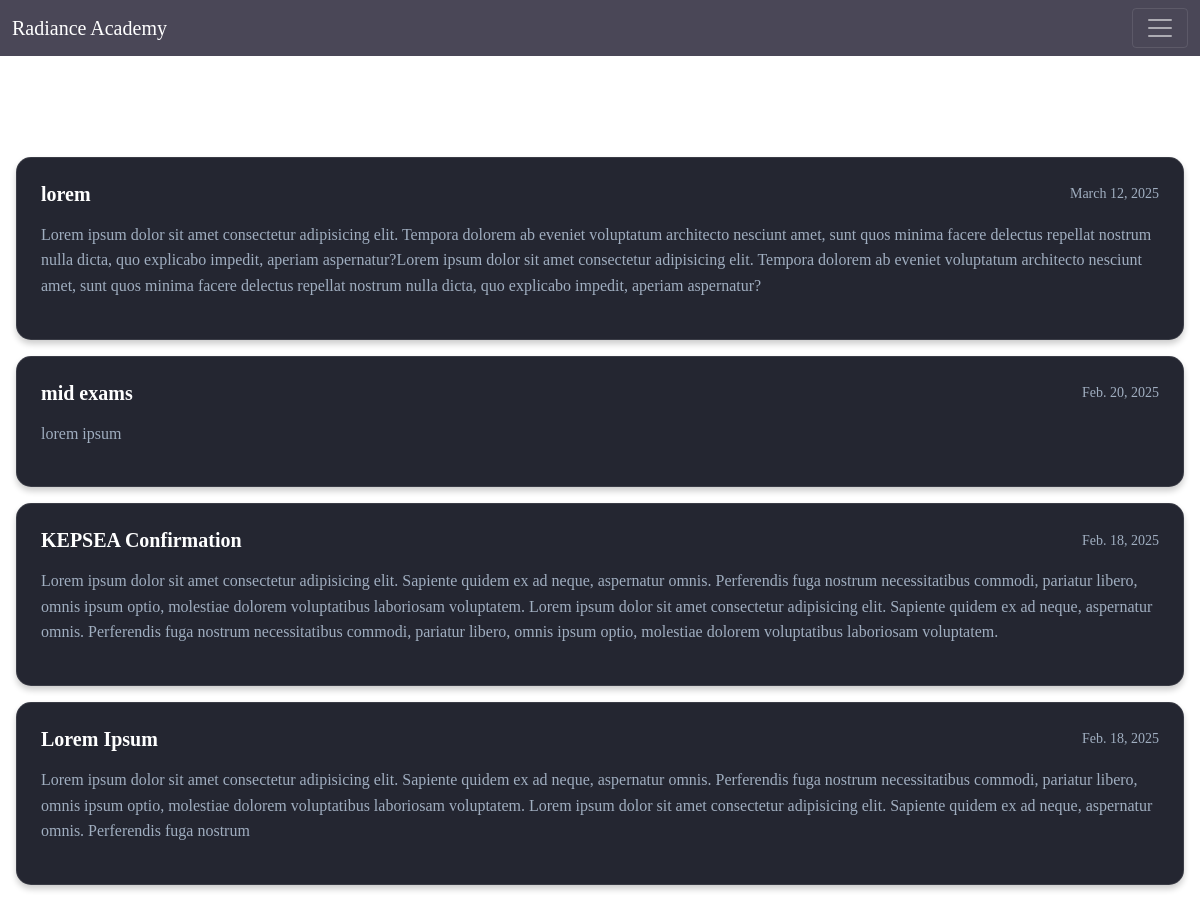
/Supervisor/Notices/ (signed in), run on an earlier commit of the app's database.
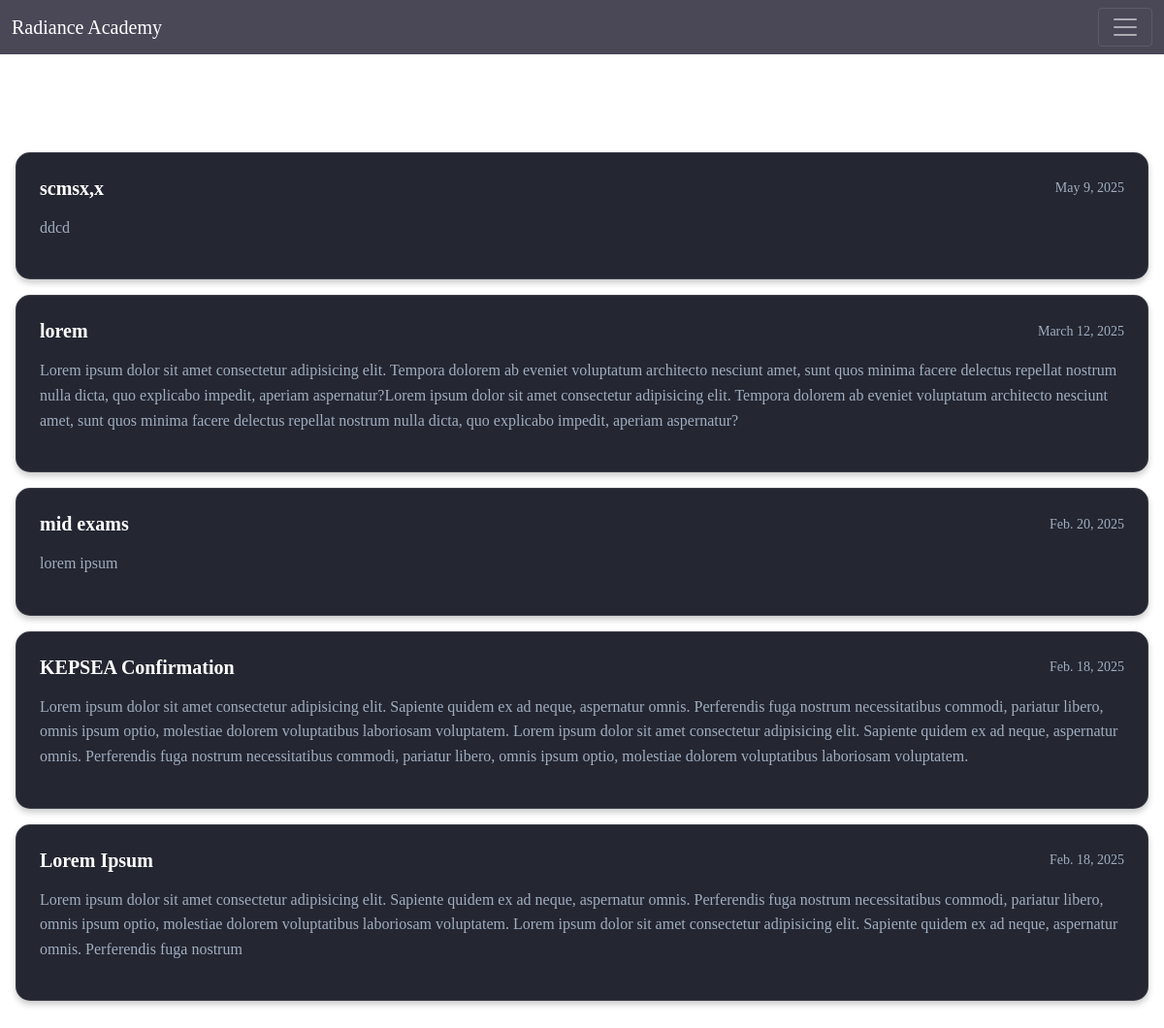
And on a later commit of the database.
### Supervisor/models.py (models this page shows, shortened)
class Updates(models.Model):
    ministry = models.CharField(max_length=100, null=True)
    created_by = models.ForeignKey(MyUser,null=True, on_delete=models.CASCADE)
    title = models.CharField(max_length=300)
    description = models.TextField(max_length=500)
    date = models.DateField(auto_now=True)
    is_read = models.BooleanField(default=False)
    read_by = models.ManyToManyField(MyUser, related_name='read_by')
    user = models.ManyToManyField(Students)
    file = models.FileField(upload_to='Updates/', null=True, blank=True)
    school = models.ForeignKey(Schools,null=True, blank=True, on_delete=models.CASCADE)

### Supervisor/views.py (the view)
# urls.py: path('Notices/', Notices.as_view(), name='notices'),
class Notices(TemplateView):
    template_name = 'Supervisor/notices.html'
    def get_context_data(self, **kwargs):
        context = super().get_context_data(**kwargs)
        context['updates'] = Updates.objects.all().order_by('-date')
        if self.request.user.role == 'Student':
            context['base_html'] = 'Users/base.html'
        elif self.request.user.role == 'Guardian':
            context['base_html'] = 'Guardian/baseg.html'
        elif self.request.user.role == 'Teacher':
            context['base_html'] = 'Teacher/teachers_base.html'
        elif self.request.user.role in ['Supervisor', 'Finance','Receptionist']:
            context['base_html'] = 'Supervisor/base.html'
        return context

### Supervisor/templates/Supervisor/notices.html (shortened to what this page needs)
{% extends base_html %}
{% load custom_filters %}
{% block content %}
<div class="container">
    <div class="page-header">
        <h1 class="page-title">Announcements</h1>
    </div>
    {% for update in updates %}
    <div class="notice-card">
        <div class="notice-header">
            <h2 class="notice-title">{{ update.title }}</h2>
            <span class="notice-date">{{ update.date }}</span>
        </div>
        <div class="notice-content">
            {{ update.description }}
        </div>
    </div>
    {% endfor %}
</div>
{% endblock %}

What changed in the data, as far as the page shows it:
added Updates: title "scmsx,x", date "May 9, 2025", description "ddcd"
